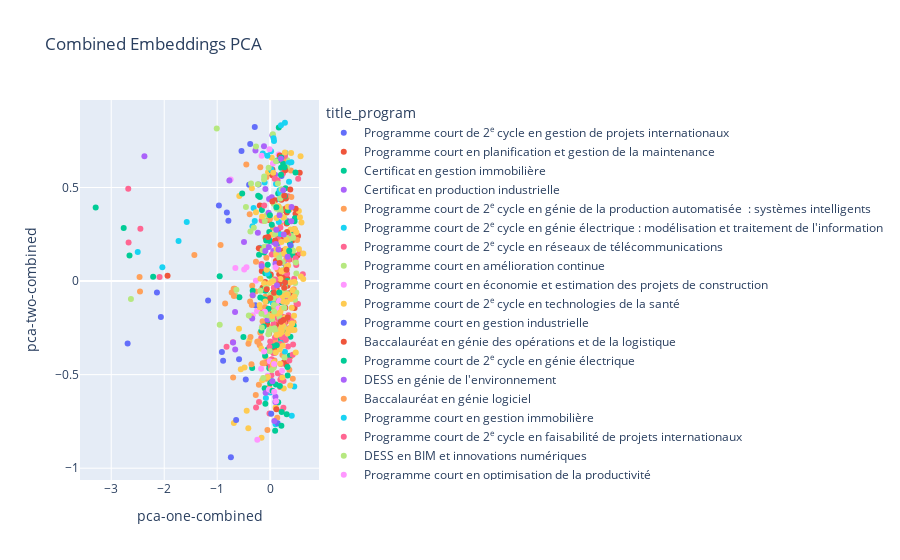

Notebook source saved alongside this figure:
### Code cell
pca = PCA(n_components=2)
combined_pca_result = pca.fit_transform(combined_embeddings)
combined_df['pca-one-combined'] = combined_pca_result[:, 0]
combined_df['pca-two-combined'] = combined_pca_result[:, 1]

# Plot the program embeddings
fig = px.scatter(
    combined_df,
    x='pca-one-combined',
    y='pca-two-combined',
    color='title_program',
    hover_data=['title_program', 'title_course'],
    title='Combined Embeddings PCA'
)
fig.show()
